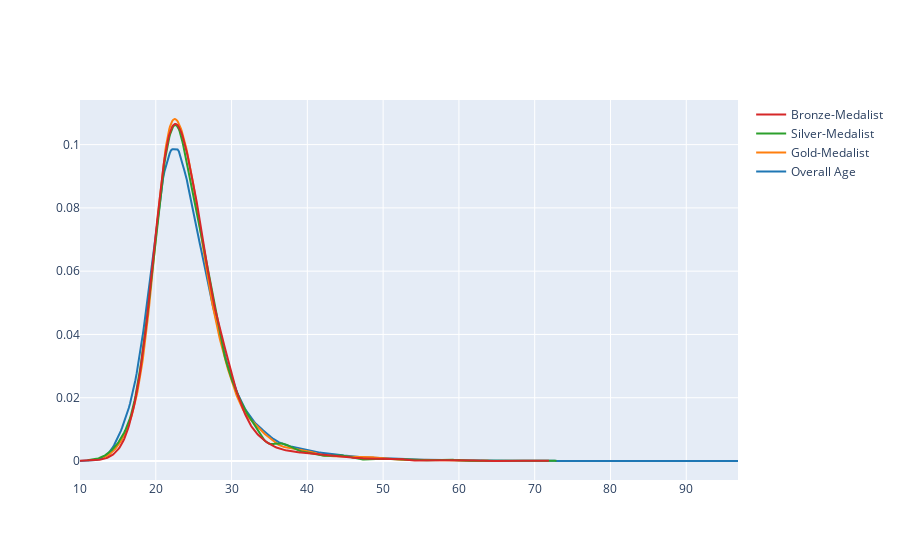

Here is the notebook cell this chart was saved with:
### Code cell
fig = ff.create_distplot([x1,x2,x3,x4],["Overall Age","Gold-Medalist","Silver-Medalist","Bronze-Medalist"] , show_rug=False ,show_hist=False )
fig.show()

### Figure 1 — Plotly figure (JSON) as saved in the notebook; plotly's stock layout.template omitted (floating-point values rounded to 4 significant figures; data arrays with more than 128 entries replaced by an {"elided": "..."} marker saying what was removed)
{"data": [{"legendgroup": "Overall Age", "marker": {"color": "rgb(31, 119, 180)"}, "mode": "lines", "name": "Overall Age", "showlegend": true, "type": "scatter", "x": {"elided": "500 float values"}, "xaxis": "x", "y": {"elided": "500 float values"}, "yaxis": "y"}, {"legendgroup": "Gold-Medalist", "marker": {"color": "rgb(255, 127, 14)"}, "mode": "lines", "name": "Gold-Medalist", "showlegend": true, "type": "scatter", "x": {"elided": "500 float values"}, "xaxis": "x", "y": {"elided": "500 float values"}, "yaxis": "y"}, {"legendgroup": "Silver-Medalist", "marker": {"color": "rgb(44, 160, 44)"}, "mode": "lines", "name": "Silver-Medalist", "showlegend": true, "type": "scatter", "x": {"elided": "500 float values"}, "xaxis": "x", "y": {"elided": "500 float values"}, "yaxis": "y"}, {"legendgroup": "Bronze-Medalist", "marker": {"color": "rgb(214, 39, 40)"}, "mode": "lines", "name": "Bronze-Medalist", "showlegend": true, "type": "scatter", "x": {"elided": "500 float values"}, "xaxis": "x", "y": {"elided": "500 float values"}, "yaxis": "y"}], "layout": {"barmode": "overlay", "hovermode": "closest", "legend": {"traceorder": "reversed"}, "xaxis": {"anchor": "y2", "domain": [0, 1], "zeroline": false}, "yaxis": {"anchor": "free", "domain": [0, 1], "position": 0}}}
